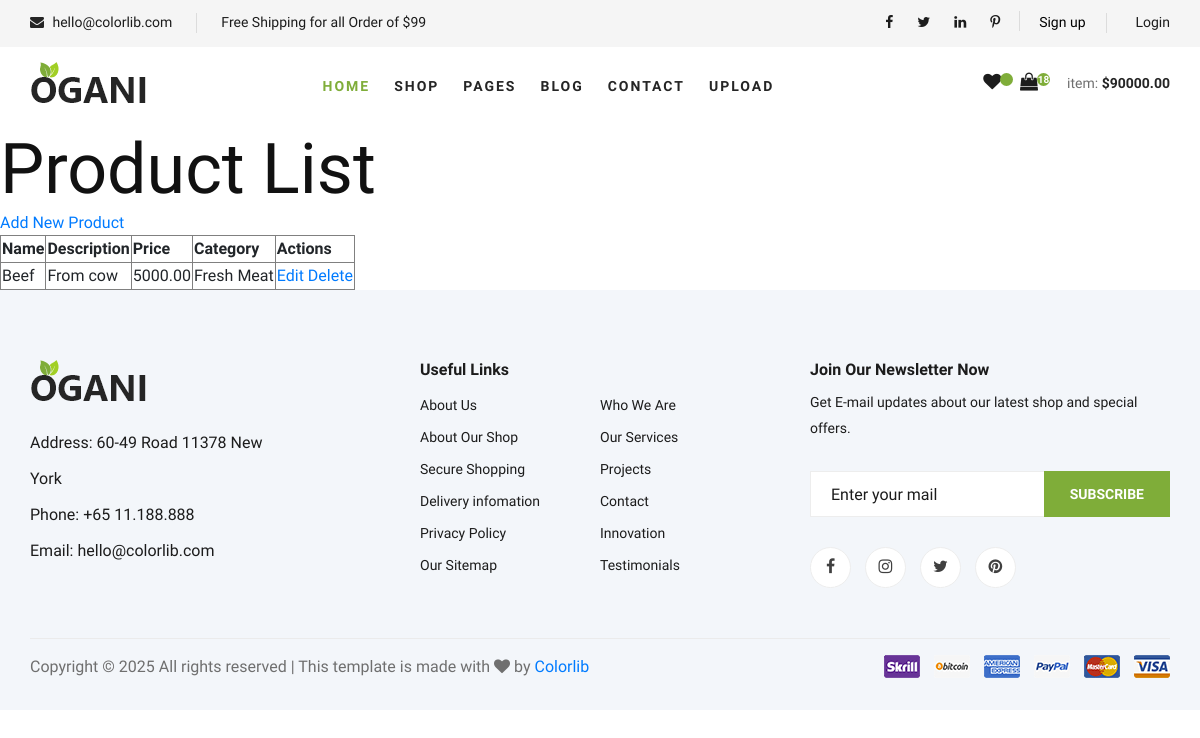
/product-list/, run on the app's committed database.
### products/models.py (models this page shows, shortened)
class Product(models.Model):
    user = models.ForeignKey(settings.AUTH_USER_MODEL, on_delete=models.CASCADE, related_name='products', blank=True, null=True)
    name = models.CharField(max_length=255)
    description = models.TextField(blank=True, null=True)
    price = models.DecimalField(max_digits=10, decimal_places=2)
    category = models.ForeignKey(Category, on_delete=models.PROTECT, related_name='products')
    image = models.ImageField(upload_to='product_images/', blank=True, null=True)
    created_at = models.DateTimeField(default=now)
    updated_at = models.DateTimeField(auto_now=True)

class Category(models.Model):
    name = models.CharField(max_length=100, unique=True)
    description = models.TextField(blank=True, null=True)
    created_at = models.DateTimeField(default=now)
    def __str__(self):
        return self.name

### products/views.py (the view)
# urls.py: path('product-list/', views.product_list, name='product_list'),
def product_list(request):
    products = Product.objects.all()
    return render(request, 'pages/product-page/product_list.html', {'products': products})

### users/models.py (called while the page is built)
    @property
    def get_cart_total(self):
        return sum(item.get_total for item in self.orderitem_set.all())

    @property
    def get_cart_items(self):
        return sum(item.quantity for item in self.orderitem_set.all())

    @property
    def get_total(self):
        return self.product.price * self.quantity

### users/processor.py (called while the page is built)
def cart_data(request):
    user = request.user if request.user.is_authenticated else None
    order = Order.objects.filter(customer=user, complete=False).first()
    cart_items = order.get_cart_items if order else 0
    cart_total = order.get_cart_total if order else 0
    return {
        'cart_items': cart_items,
        'cart_total': cart_total,
    }

### templates/pages/product-page/product_list.html (shortened to what this page needs)
{% extends "const/base.html" %}
{% block content %}
<body>
    <h1>Product List</h1>
    <a href="{% url 'upload_product' %}">Add New Product</a>
    <table border="1">
        <thead>
            <tr>
                <th>Name</th>
                <th>Description</th>
                <th>Price</th>
                <th>Category</th>
                <th>Actions</th>
            </tr>
        </thead>
        <tbody>
            {% for product in products %}
                <tr>
                    <td>{{ product.name }}</td>
                    <td>{{ product.description }}</td>
                    <td>{{ product.price }}</td>
                    <td>{{ product.category }}</td>
                    <td>
                        <a href="{% url 'product_update' product.pk %}">Edit</a>
                        <a href="{% url 'product_delete' product.id %}">Delete</a>
                    </td>
                </tr>
            {% endfor %}
        </tbody>
    </table>
</body>
{% endblock %}

### static/css/style.css (style rules this page uses)
html, body { height: 100%; font-family: "Cairo", sans-serif; -webkit-font-smoothing: antialiased; font-smoothing: antialiased; }
h1, h2, h3, h4, h5, h6 { margin: 0; color: #111111; font-weight: 400; font-family: "Cairo", sans-serif; }
h1 { font-size: 70px; }

### data on the page
Product: name "Beef", description "From cow", price "5000.00", category "Fresh Meat"

### other printed values
{{ cart_items }} "18"
{{ cart_total }} "90000.00"
